Frame 1 (no input): blank canvas, image omitted
Frame 60 (no input): blank canvas, image omitted
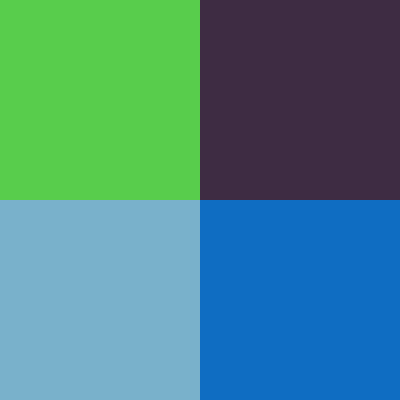
Frame 120 (the mouse pressed at the canvas centre since frame 60)

The p5.js sketch whose frames 1 and 60 were blank and that drew this single picture after the mouse press (run headless with seeded random() and noise() and a simulated clock; from frame 60 on, the mouse is pressed at the canvas centre):

// p5.js sketch
// ── sketch.js
let cells = [];
let newCells = [];

function setup() {
  createCanvas(400, 400);
  // createCanvas(windowWidth, windowHeight);
  cells.push(new Cell(0, 0, width, randomColor())); //always square
  // let parent = select('#canvas-wrapper');
  // parent.style('border', '5px deeppink dashed');
  // debugger;
  // parent.style("width", 400);
    noStroke();
}

function draw() {
  background(255);

  for(let c of cells){
    c.show();
  }
}

function mousePressed(){
  for(let c of cells){
    let newCells = c.clicked();
    if(newCells){
      cells.push.apply(cells, newCells);
      break;
    }
  }

  cull(); 
}

function cull(){
  let aliveCells = [];
  for(let c of cells){
    if(c.alive){
      aliveCells.push(c);
    }
  }
  cells = aliveCells;
}

// function windowResized() {
//   resizeCanvas(windowWidth, windowHeight);
// }
class Cell {
  constructor(x, y, size, c) {
    this.x = x;
    this.y = y;
    this.size = size; //always square
    this.color = c;
    this.alive = true;
    print(this);
  }

  show() {
    //display the cell, a rectangle
    fill(this.color);
    rect(this.x, this.y, this.size, this.size);
  }

  divide() {
    //
    let children = [];
    children.push(new Cell(this.x, this.y, this.size/2, randomColor()));
    children.push(new Cell(this.x + this.size/2, this.y, this.size/2, randomColor()));
    children.push(new Cell(this.x, this.y + this.size/2, this.size/2, randomColor()));
    children.push(new Cell(this.x + this.size/2, this.y + this.size/2, this.size/2, randomColor()));

    this.alive = false;

    return children;
  }

  clicked() {
    if(mouseX > this.x && mouseX < this.x + this.size && mouseY > this.y && mouseY < this.y + this.size){
      print(this + " clicked")
      return this.divide();
    }
  }
}

function randomColor(){
  let r, g, b;
  r = random(0, 255);
  g = random(0, 255);
  b = random(0, 255);

  return color(r,g,b);
}
